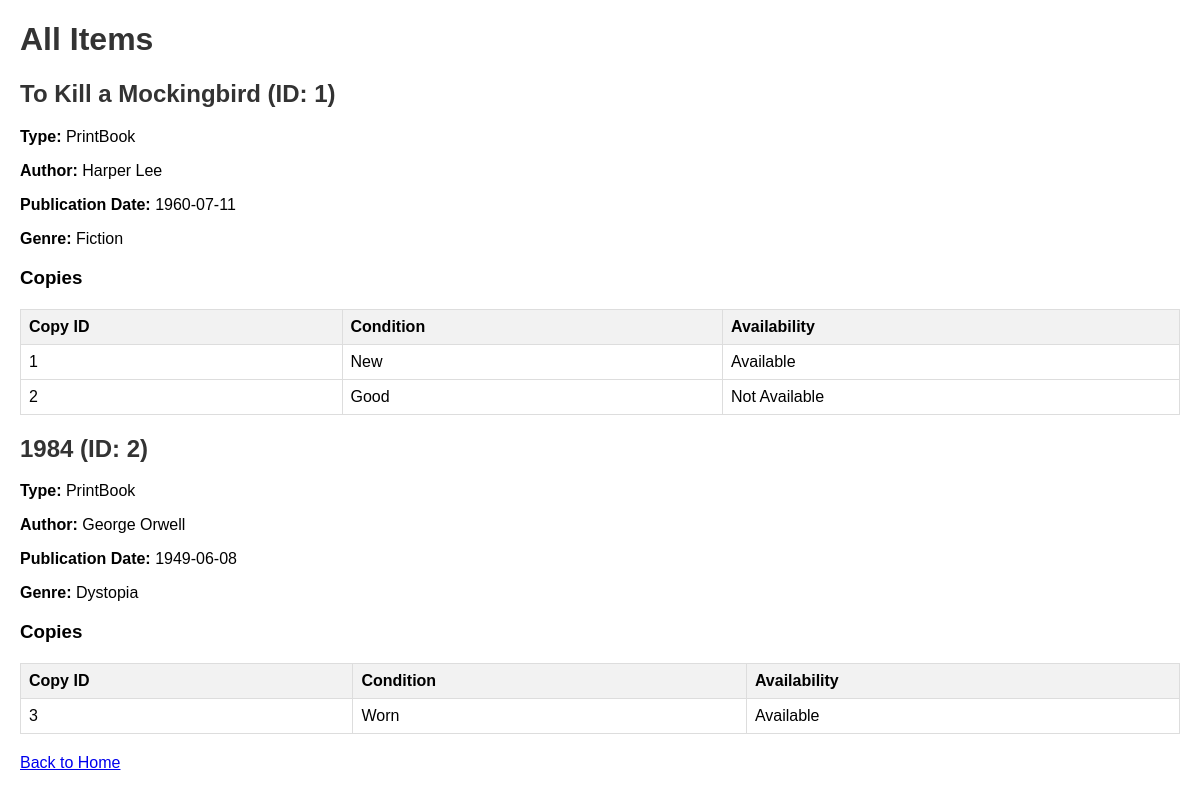
/items, run on the app's committed database.
### tables this page shows
CREATE TABLE Item (
            ItemID INTEGER PRIMARY KEY AUTOINCREMENT,
            Title TEXT NOT NULL,
            Type TEXT NOT NULL,
            Author TEXT,
            PublicationDate TEXT,
            Genre TEXT
        );

CREATE TABLE Copy (
            CopyID INTEGER PRIMARY KEY AUTOINCREMENT,
            ItemID INTEGER NOT NULL,
            Condition TEXT,
            Availability INTEGER NOT NULL DEFAULT 1,
            FOREIGN KEY (ItemID) REFERENCES Item(ItemID)
        );

### app.py (the view)
@app.route('/items')
def items():
    conn = get_db()
    cursor = conn.cursor()
    cursor.execute("SELECT * FROM Item")
    items = cursor.fetchall()
    copies = {}
    for item in items:
        cursor.execute("SELECT * FROM Copy WHERE ItemID = ?", (item['ItemID'],))
        copies[item['ItemID']] = cursor.fetchall()
    return render_template('items.html', items=items, copies=copies)

### app.py (called while the page is built)
def get_db():
    if 'db' not in g:
        g.db = sqlite3.connect('library.db', timeout=20)  # Increase timeout to 20 seconds
        g.db.row_factory = sqlite3.Row  # Allows accessing columns by name
        g.db.execute("PRAGMA journal_mode=WAL;")
    return g.db

### templates/items.html (shortened to what this page needs)
<!DOCTYPE html>
<html>
<head>
    <link rel="stylesheet" href="{{ url_for('static', filename='style.css') }}">
</head>
<body>
    <h1>All Items</h1>
    {% if items %}
        {% for item in items %}
            <h2>{{ item['Title'] }} (ID: {{ item['ItemID'] }})</h2>
            <p><strong>Type:</strong> {{ item['Type'] }}</p>
            <p><strong>Author:</strong> {{ item['Author'] if item['Author'] else 'N/A' }}</p>
            <p><strong>Publication Date:</strong> {{ item['PublicationDate'] if item['PublicationDate'] else 'N/A' }}</p>
            <p><strong>Genre:</strong> {{ item['Genre'] if item['Genre'] else 'N/A' }}</p>
            <h3>Copies</h3>
            {% if copies[item['ItemID']] %}
                <table border="1">
                    <tr>
                        <th>Copy ID</th>
                        <th>Condition</th>
                        <th>Availability</th>
                    </tr>
                    {% for copy in copies[item['ItemID']] %}
                    <tr>
                        <td>{{ copy['CopyID'] }}</td>
                        <td>{{ copy['Condition'] if copy['Condition'] else 'N/A' }}</td>
                        <td>{{ 'Available' if copy['Availability'] == 1 else 'Not Available' }}</td>
                    </tr>
                    {% endfor %}
                </table>
            {% else %}
                <p>No copies available for this item.</p>
            {% endif %}
        {% endfor %}
    {% else %}
        <p>No items found.</p>
    {% endif %}
    <a href="{{ url_for('index') }}">Back to Home</a>
</body>
</html>

### static/style.css (style rules this page uses)
body { font-family: Arial, sans-serif; margin: 20px; }
h1, h2 { color: #333; }
table { border-collapse: collapse; width: 100%; margin: 20px 0; }
th, td { border: 1px solid #ddd; padding: 8px; text-align: left; }
th { background-color: #f2f2f2; }

### data on the page
Item: Title "To Kill a Mockingbird", ItemID "1", Type "PrintBook", Author "Harper Lee", PublicationDate "1960-07-11", Genre "Fiction"
Copy: CopyID "1", Condition "New", Availability "Available"
Copy: CopyID "2", Condition "Good", Availability "Not Available"
Item: Title "1984", ItemID "2", Type "PrintBook", Author "George Orwell", PublicationDate "1949-06-08", Genre "Dystopia"
Copy: CopyID "3", Condition "Worn", Availability "Available"
